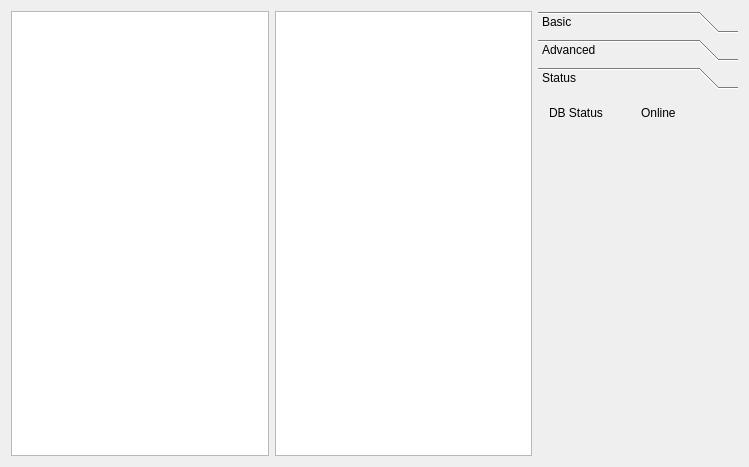
<?xml version="1.0" encoding="UTF-8"?>
<ui version="4.0">
 <class>Dialog</class>
 <widget class="QDialog" name="Dialog">
  <property name="geometry">
   <rect>
    <x>0</x>
    <y>0</y>
    <width>749</width>
    <height>467</height>
   </rect>
  </property>
  <property name="windowTitle">
   <string>Dialog</string>
  </property>
  <layout class="QVBoxLayout" name="verticalLayout">
   <item>
    <layout class="QHBoxLayout" name="horizontalLayout">
     <item>
      <widget class="QListView" name="listView">
       <property name="alternatingRowColors">
        <bool>true</bool>
       </property>
      </widget>
     </item>
     <item>
      <widget class="QTableView" name="tableView"/>
     </item>
     <item>
      <widget class="QToolBox" name="toolBox">
       <property name="maximumSize">
        <size>
         <width>200</width>
         <height>16777215</height>
        </size>
       </property>
       <property name="currentIndex">
        <number>2</number>
       </property>
       <widget class="QWidget" name="page">
        <property name="geometry">
         <rect>
          <x>0</x>
          <y>0</y>
          <width>200</width>
          <height>366</height>
         </rect>
        </property>
        <attribute name="label">
         <string>Basic</string>
        </attribute>
        <layout class="QVBoxLayout" name="verticalLayout_2">
         <item>
          <layout class="QVBoxLayout" name="verticalLayout_4">
           <property name="sizeConstraint">
            <enum>QLayout::SetMaximumSize</enum>
           </property>
           <item>
            <layout class="QGridLayout" name="gridLayout_2">
             <item row="0" column="0">
              <widget class="QLabel" name="label">
               <property name="text">
                <string>&lt;b&gt;Date:&lt;/b&gt;</string>
               </property>
              </widget>
             </item>
             <item row="1" column="0">
              <widget class="QLabel" name="label_2">
               <property name="text">
                <string>From:</string>
               </property>
              </widget>
             </item>
             <item row="0" column="1">
              <widget class="QDateEdit" name="dateEdit">
               <property name="displayFormat">
                <string>dd.MM.yyyy</string>
               </property>
               <property name="calendarPopup">
                <bool>false</bool>
               </property>
              </widget>
             </item>
             <item row="1" column="1">
              <widget class="QTimeEdit" name="timeEdit">
               <property name="calendarPopup">
                <bool>true</bool>
               </property>
              </widget>
             </item>
             <item row="2" column="0">
              <widget class="QLabel" name="label_3">
               <property name="text">
                <string>To:</string>
               </property>
              </widget>
             </item>
             <item row="2" column="1">
              <widget class="QTimeEdit" name="timeEdit_2"/>
             </item>
            </layout>
           </item>
           <item>
            <widget class="QLabel" name="label_4">
             <property name="text">
              <string>Title</string>
             </property>
            </widget>
           </item>
           <item>
            <widget class="QTextEdit" name="textEdit">
             <property name="maximumSize">
              <size>
               <width>16777215</width>
               <height>32</height>
              </size>
             </property>
            </widget>
           </item>
           <item>
            <widget class="QLabel" name="label_5">
             <property name="text">
              <string>Description</string>
             </property>
            </widget>
           </item>
           <item>
            <widget class="QTextEdit" name="textEdit_2"/>
           </item>
          </layout>
         </item>
        </layout>
       </widget>
       <widget class="QWidget" name="Advanced">
        <property name="geometry">
         <rect>
          <x>0</x>
          <y>0</y>
          <width>200</width>
          <height>366</height>
         </rect>
        </property>
        <attribute name="label">
         <string>Advanced</string>
        </attribute>
       </widget>
       <widget class="QWidget" name="page_2">
        <attribute name="label">
         <string>Status</string>
        </attribute>
        <layout class="QHBoxLayout" name="horizontalLayout_2">
         <item>
          <layout class="QVBoxLayout" name="verticalLayout_3">
           <item>
            <layout class="QGridLayout" name="gridLayout">
             <item row="0" column="0">
              <widget class="QLabel" name="label_6">
               <property name="text">
                <string>DB Status</string>
               </property>
              </widget>
             </item>
             <item row="0" column="1">
              <widget class="QLabel" name="DBStatus_label">
               <property name="text">
                <string>Online</string>
               </property>
              </widget>
             </item>
            </layout>
           </item>
           <item>
            <spacer name="verticalSpacer">
             <property name="orientation">
              <enum>Qt::Vertical</enum>
             </property>
             <property name="sizeHint" stdset="0">
              <size>
               <width>20</width>
               <height>40</height>
              </size>
             </property>
            </spacer>
           </item>
          </layout>
         </item>
        </layout>
       </widget>
      </widget>
     </item>
    </layout>
   </item>
  </layout>
 </widget>
 <layoutdefault spacing="6" margin="11"/>
 <resources/>
 <connections/>
</ui>
